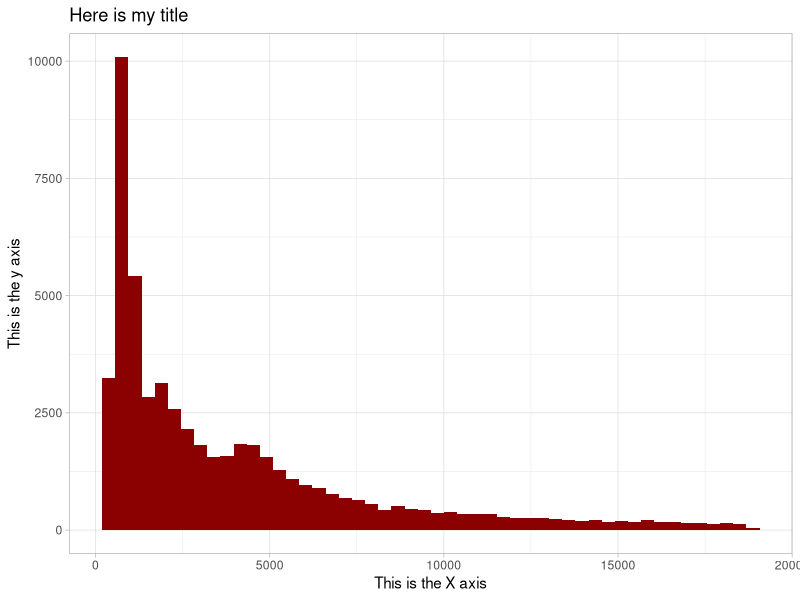

Source code (R):
## ---- chunk 1
library(dplyr)
library(ggplot2)
data(diamonds)
## ---- chunk 2
summary(diamonds)
## ---- chunk 3
ggplot(data = diamonds) +
  geom_histogram(mapping = aes(x = price),
                 bins = 50, fill = 'dark red') +
  labs(title = "Here is my title",
       x = "This is the X axis",
       y = "This is the y axis") +
  theme_light()
